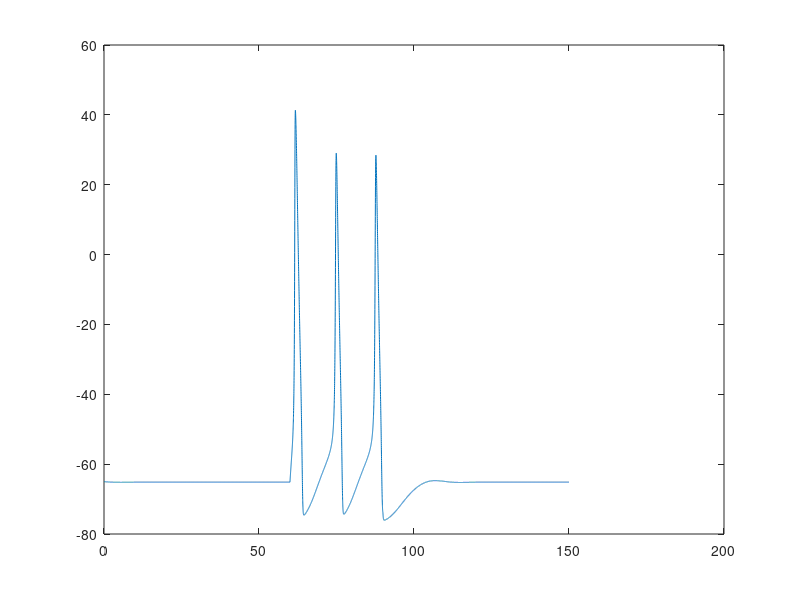
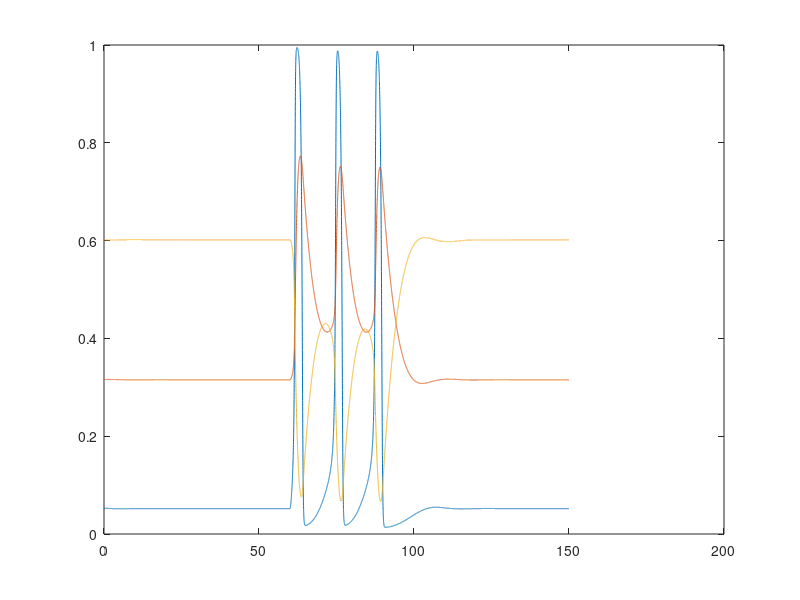
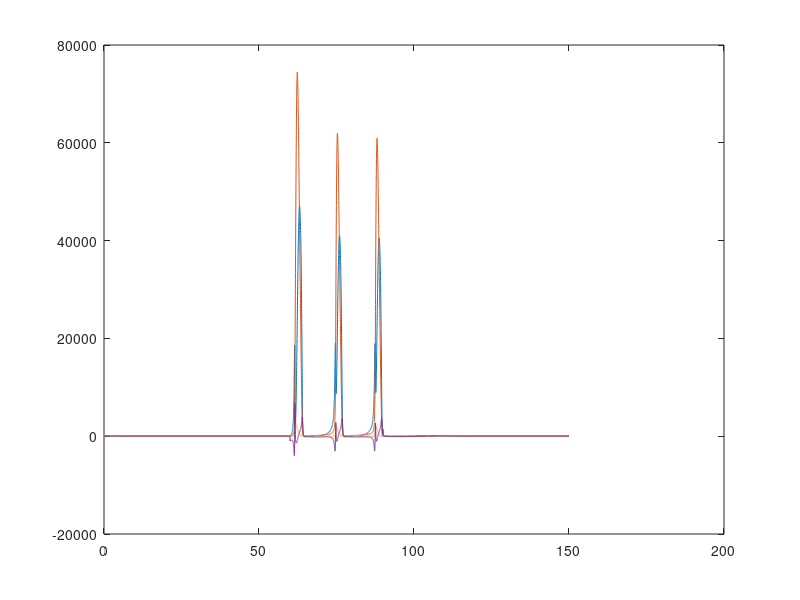

The MATLAB source for these figures, in order:

%Hodgkin-Huxley neuron model
%Euler method

clear
close all
%The physical parameters.
milli= 1; 
C=1*milli^2;
ENa=50*milli;
EK=-77*milli;
El=-55*milli;
gNa=120;
gK=36;
gl=0.3;


%anonymous functions for an,am,ah, etc.
an = @(x) 0.01*(x/milli+55)/(1-exp(-0.1*(x/milli+55)));
am = @(x) 0.1*(x/milli+40)/(1-exp(-0.1*(x/milli+40)));
ah = @(x) 0.07*exp(-0.05*(x/milli+65));
bn = @(x) 0.125*exp(-0.0125*(x/milli+65));
bm = @(x) 4*exp(-0.0556*(x/milli+65));
bh = @(x) 1/(1+exp(-0.1*(x/milli+35)));
fx = @(a,b,x) a*(1-x) - b*x; %function for the RHS of the diff. eqn.(11) 

%time variables;
dt=0.01*milli; %time step;
tf = 150*milli; %final time(stop time)
t = 0:dt:tf;

%state variables
V = zeros(1,length(t));
n = zeros(1,length(t));
m = zeros(1,length(t));
h = zeros(1,length(t));

iNa = zeros(1,length(t));
iK = zeros(1,length(t));
il = zeros(1,length(t));

%initializations
V(1) = -65*milli;
n(1) = 0.3159;
m(1) = 0.0515;
h(1) = 0.6017;
iNa(1)= gNa*m(1)^3*h(1)*(V(1)-ENa);
iK(1) = gK*n(1)^4*(V(1)-EK);
il(1) = gl*(V(1)-El);

I = zeros(1,length(t));
Io = 15;
for i=1:length(t)
    if i>=2*30*milli/dt && i<3*30*milli/dt, I(i) = Io;%applied current.
    else I(i) = 0;
    end
end

for i=1:length(t)-1
    V(i+1) = V(i) + dt*(I(i)-iNa(i)-iK(i)-il(i))/C;
    
    n(i+1) = n(i) + dt*fx(an(V(i)),bn(V(i)),n(i));
    m(i+1) = m(i) + dt*fx(am(V(i)),bm(V(i)),m(i));
    h(i+1) = h(i) + dt*fx(ah(V(i)),bh(V(i)),h(i));
    
    iNa(i+1)= gNa*m(i+1)^3*h(i+1)*(V(i+1)-ENa);
    iK(i+1) = gK*n(i+1)^4*(V(i+1)-EK);
    il(i+1) = gl*(V(i+1)-El);
end
%instantaneous power.
PNa = iNa.*(V-ENa);
PK = iK.*(V-EK);
Pl = il.*(V-El);
Pc = V.*(I-iNa-iK-il);

Ec=trapz(t(find(t==60):find(t==90)), Pc(find(t==60):find(t==90)));
% ENa=trapz(t(find(t==60):find(t==90)), PNa(find(t==60):find(t==90)));
% EK=trapz(t(find(t==60):find(t==90)), PK(find(t==60):find(t==90)));
% El=trapz(t(find(t==60):find(t==90)), Pl(find(t==60):find(t==90)));
Ec/3

plot(t,V);
figure
plot(t,m,t,n,t,h);
figure
plot(t,PNa,t,PK,t,Pl,t,Pc);